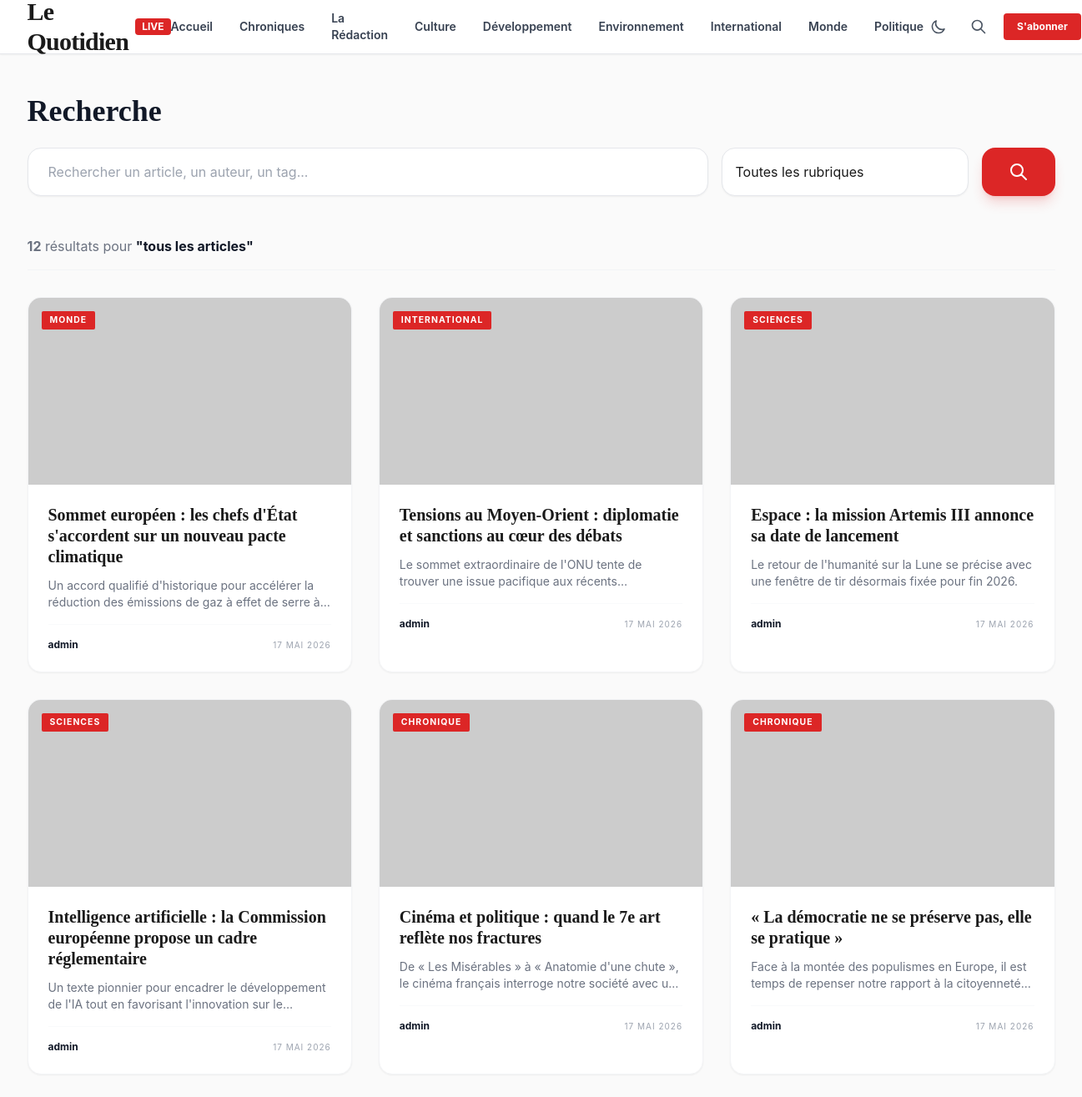
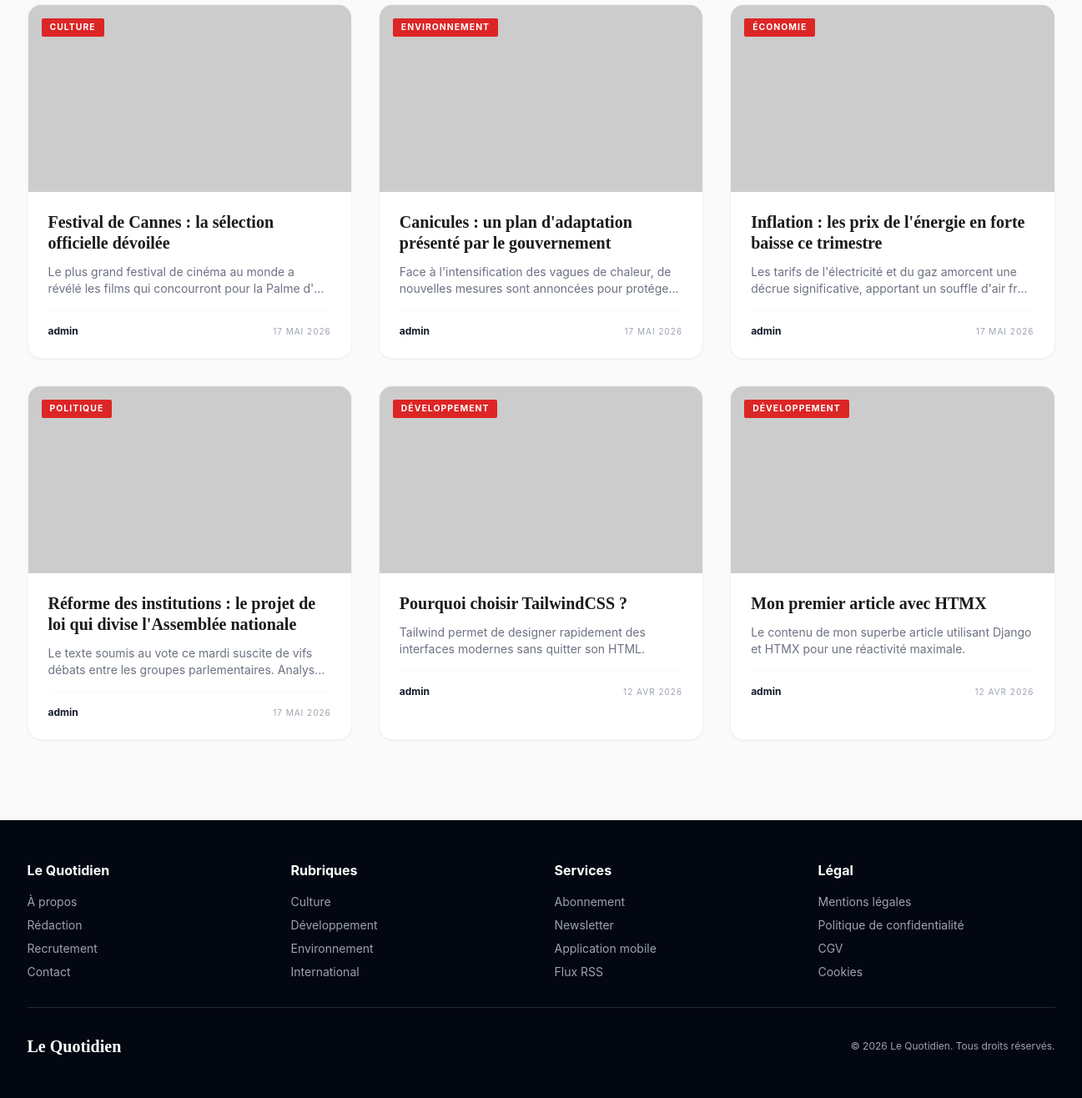
The app's page /search/ with its own data (2 pictures, top to bottom).
### apps/weblog/models.py (models this page shows, shortened)
class Category(models.Model):
    name = models.CharField(_("Nom"), max_length=100)
    slug = models.SlugField(_("Slug"), unique=True, max_length=120)
    class Meta:
        verbose_name = _("Catégorie")
        verbose_name_plural = _("Catégories")

class Article(models.Model):
    class Status(models.TextChoices):
        DRAFT = "DRAFT", _("Brouillon")
        PUBLISHED = "PUBLISHED", _("Publié")
        ARCHIVED = "ARCHIVED", _("Archivé")
    title = models.CharField(_("Titre"), max_length=255)
    slug = models.SlugField(_("Slug"), unique=True, max_length=255)
    author = models.ForeignKey(
        settings.AUTH_USER_MODEL,
        on_delete=models.CASCADE,
        related_name="articles",
        verbose_name=_("Auteur")
    )
    category = models.ForeignKey(
        Category,
        on_delete=models.PROTECT,
        related_name="articles",
        verbose_name=_("Catégorie")
    )
    tags = models.ManyToManyField(Tag, related_name="articles", blank=True, verbose_name=_("Tags"))
    content = models.TextField(_("Contenu"))
    excerpt = models.TextField(_("Extrait"), max_length=500, blank=True)
    featured_image = models.ImageField(_("Image à la une"), upload_to="articles/", null=True, blank=True)
    meta_title = models.CharField(_("Méta-titre"), max_length=100, blank=True, help_text=_("Titre pour les moteurs de recherche (SEO)"))
    meta_description = models.TextField(_("Méta-description"), max_length=160, blank=True, help_text=_("Description pour les moteurs de recherche (SEO)"))
    status = models.CharField(
        _("Statut"),
        max_length=10,
        choices=Status.choices,
        default=Status.DRAFT
    )
    created_at = models.DateTimeField(_("Créé le"), auto_now_add=True)
    updated_at = models.DateTimeField(_("Mis à jour le"), auto_now=True)
    published_at = models.DateTimeField(_("Publié le"), null=True, blank=True)
    views_count = models.PositiveIntegerField(_("Nombre de vues"), default=0)
    objects = models.Manager() # The default manager.
    published = PublishedManager() # Our custom manager.
    class Meta:
        verbose_name = _("Article")
        verbose_name_plural = _("Articles")
        ordering = ["-published_at", "-created_at"]

### apps/users/models.py (models this page shows, shortened)
class CustomUser(AbstractUser):
    class Role(models.TextChoices):
        VISITOR = "VISITOR", _("Visiteur")
        CONTRIBUTOR = "CONTRIBUTOR", _("Contributeur")
        WRITER = "WRITER", _("Rédacteur")
        EDITOR = "EDITOR", _("Éditeur")
        ADMIN = "ADMIN", _("Administrateur")
    role = models.CharField(
        _("Rôle"),
        max_length=20,
        choices=Role.choices,
        default=Role.CONTRIBUTOR
    )
    bio = models.TextField(_("Biographie"), max_length=500, blank=True)
    avatar = models.ImageField(_("Avatar"), upload_to="avatars/", null=True, blank=True)
    twitter_url = models.URLField(_("Lien Twitter/X"), max_length=255, blank=True)
    linkedin_url = models.URLField(_("Lien LinkedIn"), max_length=255, blank=True)
    facebook_url = models.URLField(_("Lien Facebook"), max_length=255, blank=True)
    website_url = models.URLField(_("Site web personnel"), max_length=255, blank=True)
    show_recruitment_section = models.BooleanField(_("Afficher la section recrutement"), default=True)

### apps/search/views.py (the view)
# urls.py: path('', views.search_page, name='search_page'),
def search_page(request):
    query = request.GET.get('q', '')
    category_slug = request.GET.get('category', '')
    articles = Article.objects.filter(status='PUBLISHED')
    if query:
        articles = articles.filter(
            Q(title__icontains=query) |
            Q(content__icontains=query) |
            Q(tags__name__icontains=query)
        ).distinct()
    if category_slug:
        articles = articles.filter(category__slug=category_slug)
    categories = Category.objects.all()
    return render(request, 'search/search_page.html', {
        'articles': articles,
        'query': query,
        'categories': categories,
        'current_category': category_slug
    })

### templates/search/search_page.html (shortened to what this page needs)
{% extends "base.html" %}
{% block content %}
<main class="max-w-7xl mx-auto px-4 sm:px-6 py-12">
    <div class="mb-12">
        <h1 class="font-serif text-4xl font-bold text-gray-900 mb-6">Recherche</h1>
        <form action="{% url 'search:search_page' %}" method="get" class="grid grid-cols-1 md:grid-cols-12 gap-4">
            <div class="md:col-span-8">
                <input type="text" name="q" value="{{ query }}" placeholder="Rechercher un article, un auteur, un tag..."
                       class="w-full px-6 py-4 bg-white border border-gray-200 rounded-2xl shadow-sm focus:outline-none focus:ring-2 focus:ring-red-500 transition-all">
            </div>
            <div class="md:col-span-3">
                <select name="category" class="w-full px-4 py-4 bg-white border border-gray-200 rounded-2xl shadow-sm focus:outline-none focus:ring-2 focus:ring-red-500 transition-all appearance-none">
                    <option value="">Toutes les rubriques</option>
                </select>
            </div>
            <div class="md:col-span-1">
                <button type="submit" class="w-full h-full bg-red-600 text-white rounded-2xl hover:bg-red-700 transition flex items-center justify-center shadow-lg shadow-red-600/20">
                    <svg class="w-6 h-6" fill="none" stroke="currentColor" viewBox="0 0 24 24">
                        <path stroke-linecap="round" stroke-linejoin="round" stroke-width="2" d="M21 21l-6-6m2-5a7 7 0 11-14 0 7 7 0 0114 0z"/>
                    </svg>
                </button>
            </div>
        </form>
    </div>
    <div class="flex items-center justify-between mb-8 pb-4 border-b border-gray-100">
        <p class="text-gray-500">
            {% if articles.count > 0 %}
                <strong>{{ articles.count }}</strong> résultat{{ articles.count|pluralize }} pour <span class="text-gray-900 font-bold">"{{ query|default:"tous les articles" }}"</span>
            {% else %}
                Aucun résultat pour <span class="text-gray-900 font-bold">"{{ query }}"</span>
            {% endif %}
        </p>
    </div>
    <div class="grid grid-cols-1 md:grid-cols-2 lg:grid-cols-3 gap-8">
        {% for article in articles %}
            <div class="article-card bg-white rounded-2xl overflow-hidden shadow-sm border border-gray-100 cursor-pointer group" onclick="location.href='{% url 'weblog:article_detail' article.slug %}'">
                <div class="relative overflow-hidden h-56">
                    {% if article.featured_image %}
                        <img src="{{ article.featured_image.url }}" class="w-full h-full object-cover group-hover:scale-105 transition duration-500">
                    {% else %}
                        <img src="https://picsum.photos/seed/search{{ article.id }}/600/400" class="w-full h-full object-cover group-hover:scale-105 transition duration-500">
                    {% endif %}
                    <span class="absolute top-4 left-4 cat-badge bg-red-600 text-white">{{ article.category.name }}</span>
                </div>
                <div class="p-6">
                    <h3 class="font-serif text-xl font-bold mb-3 group-hover:text-red-600 transition leading-tight">{{ article.title }}</h3>
                    <p class="text-gray-500 text-sm mb-4 line-clamp-2">{{ article.excerpt|default:article.content|truncatewords:20 }}</p>
                    <div class="flex items-center justify-between mt-auto pt-4 border-t border-gray-50">
                        <span class="text-xs font-bold text-gray-900">{{ article.author.get_full_name|default:article.author.username }}</span>
                        <span class="text-[10px] text-gray-400 uppercase tracking-widest">{{ article.published_at|date:"d M Y" }}</span>
                    </div>
                </div>
            </div>
        {% endfor %}
    </div>
</main>
{% endblock %}

### templates/base.html (shortened to what this page needs)
<!DOCTYPE html>
<html lang="fr">
<head>
    <script src="https://cdn.tailwindcss.com"></script>
    <link href="https://cdn.jsdelivr.net/npm/@fontsource/inter@4.5.0/index.css" rel="stylesheet">
    <link href="https://cdn.jsdelivr.net/npm/@fontsource/playfair-display@4.5.0/index.css" rel="stylesheet">
    <link href="https://cdn.jsdelivr.net/npm/@fontsource/source-serif-pro@4.5.0/index.css" rel="stylesheet">
</head>
<body x-data="{
mobileMenuOpen: false,
searchOpen: false,
newsletterOpen: false,
darkMode: localStorage.getItem('darkMode') === 'true',
toggleDarkMode() {
    this.darkMode = !this.darkMode;
    localStorage.setItem('darkMode', this.darkMode);
    document.documentElement.classList.toggle('dark', this.darkMode);
}
}" x-init="document.documentElement.classList.toggle('dark', darkMode)">
    <header class="bg-white border-b border-gray-200 sticky top-0 z-50 shadow-sm">
        <div class="max-w-7xl mx-auto px-4 sm:px-6">
            <div class="flex items-center justify-between h-16">
                <a href="{% url 'home' %}" class="flex items-center cursor-pointer">
                    <span class="font-serif text-2xl sm:text-3xl font-black tracking-tight">Le Quotidien</span>
                    <span class="ml-2 text-xs bg-red-600 text-white px-2 py-0.5 rounded font-bold hidden sm:inline">LIVE</span>
                </a>
                <nav class="hidden lg:flex items-center space-x-8">
                    <a href="{% url 'home' %}" class="nav-link text-sm font-semibold text-gray-700 hover:text-red-600 transition {% if request.resolver_match.url_name == 'home' %}active{% endif %}">Accueil</a>
                    <a href="{% url 'weblog:chronique_list' %}" class="nav-link text-sm font-semibold text-gray-700 hover:text-red-600 transition {% if 'chronique' in request.path %}active{% endif %}">Chroniques</a>
                    <a href="{% url 'weblog:author_index' %}" class="nav-link text-sm font-semibold text-gray-700 hover:text-red-600 transition {% if 'authors' in request.path %}active{% endif %}">La Rédaction</a>
                    {% for cat in nav_categories %}
                    <a href="{% url 'weblog:category_detail' cat.slug %}" class="nav-link text-sm font-semibold text-gray-700 hover:text-red-600 transition {% if cat.slug in request.path %}active{% endif %}">{{ cat.name }}</a>
                    {% endfor %}
                </nav>
                <div class="flex items-center space-x-3">
                    <button @click="toggleDarkMode()" class="p-2 rounded-full hover:bg-gray-100 transition text-gray-600 dark:text-gray-300">
                        <svg x-show="!darkMode" class="w-5 h-5" fill="none" stroke="currentColor" viewBox="0 0 24 24"><path stroke-linecap="round" stroke-linejoin="round" stroke-width="2" d="M20.354 15.354A9 9 0 018.646 3.646 9.003 9.003 0 0012 21a9.003 9.003 0 008.354-5.646z"/></svg>
                    </button>
                    <button @click="searchOpen = !searchOpen" class="p-2 rounded-full hover:bg-gray-100 transition">
                        <svg class="w-5 h-5 text-gray-600" fill="none" stroke="currentColor" viewBox="0 0 24 24">
                            <path stroke-linecap="round" stroke-linejoin="round" stroke-width="2" d="M21 21l-6-6m2-5a7 7 0 11-14 0 7 7 0 0114 0z"/>
                        </svg>
                    </button>
                    {% if user.is_authenticated %}
                        {% if user.role in 'WRITER,EDITOR,ADMIN' or user.is_staff %}
                        <a href="{% url 'dashboard:home' %}" class="text-xs font-bold bg-gray-100 text-gray-700 px-3 py-2 rounded hover:bg-gray-200 transition hidden sm:block">Dashboard</a>
                        {% endif %}
                        <a href="/admin/" class="text-xs font-bold text-gray-600 hover:text-red-600 transition hidden sm:block">Admin</a>
                    {% else %}
                        <button @click="newsletterOpen = true" class="bg-red-600 text-white text-xs font-bold px-4 py-2 rounded hover:bg-red-700 transition hidden sm:block">S'abonner</button>
                    {% endif %}
                </div>
            </div>
        </div>
    </header>
    {% block content %}{% endblock %}
    <footer class="bg-gray-950 text-gray-400 py-12 mt-12">
        <div class="max-w-7xl mx-auto px-4 sm:px-6">
            <div class="grid grid-cols-2 md:grid-cols-4 gap-8 mb-8">
                <div>
                    <h4 class="text-white font-bold mb-4">Le Quotidien</h4>
                    <ul class="space-y-2 text-sm">
                        <li><a href="#" class="hover:text-white transition">À propos</a></li>
                        <li><a href="{% url 'weblog:author_index' %}" class="hover:text-white transition">Rédaction</a></li>
                        <li><a href="{% url 'dashboard:promotion_request' %}" class="hover:text-white transition">Recrutement</a></li>
                        <li><a href="#" class="hover:text-white transition">Contact</a></li>
                    </ul>
                </div>
                <div>
                    <h4 class="text-white font-bold mb-4">Rubriques</h4>
                    <ul class="space-y-2 text-sm">
                        {% for cat in nav_categories|slice:":4" %}
                        <li><a href="{% url 'weblog:category_detail' cat.slug %}" class="hover:text-white transition">{{ cat.name }}</a></li>
                        {% empty %}
                        <li><a href="#" class="hover:text-white transition">Politique</a></li>
                        <li><a href="#" class="hover:text-white transition">Économie</a></li>
                        {% endfor %}
                    </ul>
                </div>
                <div>
                    <h4 class="text-white font-bold mb-4">Services</h4>
                    <ul class="space-y-2 text-sm">
                        <li><button @click="newsletterOpen = true" class="hover:text-white transition text-left">Abonnement</button></li>
                        <li><button @click="newsletterOpen = true" class="hover:text-white transition text-left">Newsletter</button></li>
                        <li><a href="#" class="hover:text-white transition">Application mobile</a></li>
                        <li><a href="{% url 'weblog:article_feed' %}" class="hover:text-white transition">Flux RSS</a></li>
                    </ul>
                </div>
                <div>
                    <h4 class="text-white font-bold mb-4">Légal</h4>
                    <ul class="space-y-2 text-sm">
                        <li><a href="#" class="hover:text-white transition">Mentions légales</a></li>
                        <li><a href="#" class="hover:text-white transition">Politique de confidentialité</a></li>
                        <li><a href="#" class="hover:text-white transition">CGV</a></li>
                        <li><a href="#" class="hover:text-white transition">Cookies</a></li>
                    </ul>
                </div>
            </div>
            <div class="border-t border-gray-800 pt-8 flex flex-col sm:flex-row items-center justify-between">
                <span class="font-serif text-xl font-bold text-white mb-4 sm:mb-0">Le Quotidien</span>
                <span class="text-xs">© {% now "Y" %} Le Quotidien. Tous droits réservés.</span>
            </div>
        </div>
    </footer>
</body>
</html>

### records on screen
Category: name "Culture"
Category: name "Développement"
Category: name "Environnement"
Category: name "International"
Category: name "Monde"
Category: name "Politique"
Article: category.name "MONDE", title "Sommet européen : les chefs d'État s'accordent sur un nouveau pacte climatique", excerpt "Un accord qualifié d'historique pour accélérer la réduction des émissions de gaz à effet de serre…", author.get_full_name "admin", published_at "17 MAI 2026"
Article: category.name "INTERNATIONAL", title "Tensions au Moyen-Orient : diplomatie et sanctions au cœur des débats", excerpt "Le sommet extraordinaire de l'ONU tente de trouver une issue pacifique aux…", author.get_full_name "admin", published_at "17 MAI 2026"
Article: category.name "SCIENCES", title "Espace : la mission Artemis III annonce sa date de lancement", excerpt "Le retour de l'humanité sur la Lune se précise avec une fenêtre de tir désormais fixée pour fin 2026.", author.get_full_name "admin", published_at "17 MAI 2026"
Article: category.name "SCIENCES", title "Intelligence artificielle : la Commission européenne propose un cadre réglementaire", excerpt "Un texte pionnier pour encadrer le développement de l'IA tout en favorisant l'innovation sur…", author.get_full_name "admin", published_at "17 MAI 2026"
Article: category.name "CHRONIQUE", title "Cinéma et politique : quand le 7e art reflète nos fractures", excerpt "De « Les Misérables » à « Anatomie d'une chute », le cinéma français interroge notre société avec…", author.get_full_name "admin", published_at "17 MAI 2026"
Article: category.name "CHRONIQUE", title "« La démocratie ne se préserve pas, elle se pratique »", excerpt "Face à la montée des populismes en Europe, il est temps de repenser notre rapport à la…", author.get_full_name "admin", published_at "17 MAI 2026"
Article: category.name "CULTURE", title "Festival de Cannes : la sélection officielle dévoilée", excerpt "Le plus grand festival de cinéma au monde a révélé les films qui concourront pour la Palme…", author.get_full_name "admin", published_at "17 MAI 2026"
Article: category.name "ENVIRONNEMENT", title "Canicules : un plan d'adaptation présenté par le gouvernement", excerpt "Face à l'intensification des vagues de chaleur, de nouvelles mesures sont annoncées pour…", author.get_full_name "admin", published_at "17 MAI 2026"
Article: category.name "ÉCONOMIE", title "Inflation : les prix de l'énergie en forte baisse ce trimestre", excerpt "Les tarifs de l'électricité et du gaz amorcent une décrue significative, apportant un souffle d'air…", author.get_full_name "admin", published_at "17 MAI 2026"
Article: category.name "POLITIQUE", title "Réforme des institutions : le projet de loi qui divise l'Assemblée nationale", excerpt "Le texte soumis au vote ce mardi suscite de vifs débats entre les groupes parlementaires.…", author.get_full_name "admin", published_at "17 MAI 2026"
Article: category.name "DÉVELOPPEMENT", title "Pourquoi choisir TailwindCSS ?", excerpt "Tailwind permet de designer rapidement des interfaces modernes sans quitter son HTML.", author.get_full_name "admin", published_at "12 AVR 2026"
Article: category.name "DÉVELOPPEMENT", title "Mon premier article avec HTMX", excerpt "Le contenu de mon superbe article utilisant Django et HTMX pour une réactivité maximale.", author.get_full_name "admin", published_at "12 AVR 2026"

### other values on screen
{{ articles.count }} "12"
{{ query|default:"tous les articles" }} "tous les articles"
